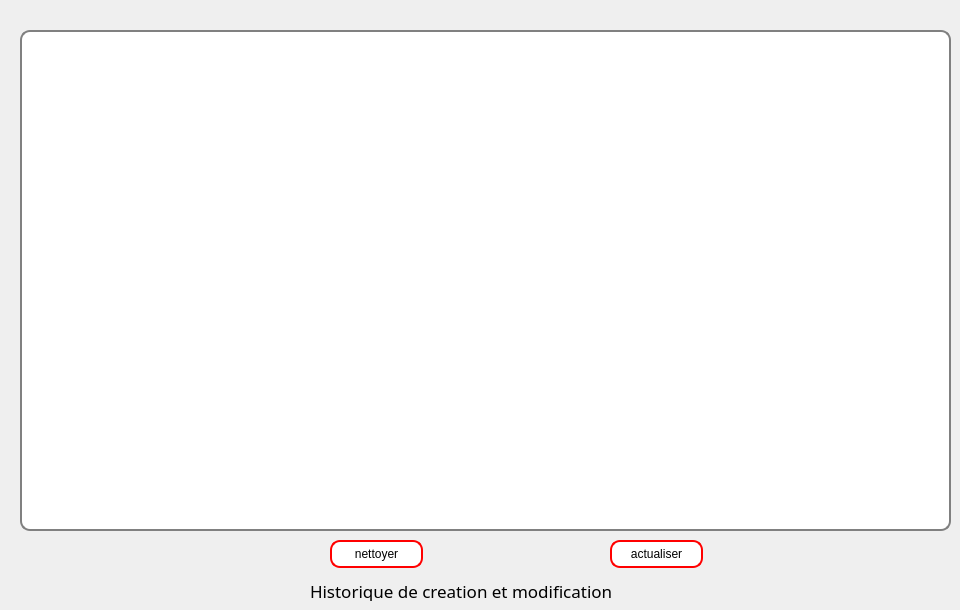
     <widget class="QWidget" name="tab_9">
      <attribute name="title">
       <string>historique</string>
      </attribute>
      <widget class="QLabel" name="label_13">
       <property name="geometry">
        <rect>
         <x>310</x>
         <y>580</y>
         <width>481</width>
         <height>21</height>
        </rect>
       </property>
       <property name="font">
        <font>
         <family>Arial Rounded MT Bold</family>
         <pointsize>13</pointsize>
         <weight>50</weight>
         <italic>false</italic>
         <bold>false</bold>
        </font>
       </property>
       <property name="styleSheet">
        <string notr="true">font: 13pt &quot;Arial Rounded MT Bold&quot;;
border:0px solid red;
</string>
       </property>
       <property name="text">
        <string>Historique de creation et modification</string>
       </property>
      </widget>
      <widget class="QPushButton" name="histbouton">
       <property name="geometry">
        <rect>
         <x>610</x>
         <y>540</y>
         <width>93</width>
         <height>28</height>
        </rect>
       </property>
       <property name="styleSheet">
        <string notr="true">QPushButton {
background-color: rgb(255, 255, 255);
color: rgb(0, 0, 0);
border-radius: 10px;
/*border-width: 3px;*/
   /* border-color: #E80F88;
    border-style: solid;*/
border: 2px solid red;
   /* border-radius: 10;*/
   /* padding: 4px;*/
    font-size: 12px;
    padding-left: 5px;
    padding-right: 5px;

}


QPushButton:hover {
background-color: qlineargradient(spread:pad, x1:0, y1:0, x2:0, y2:1, stop:0 rgb(200, 200, 255), stop:1 rgb(200, 200, 255));
color: rgb(255, 255, 255);
 border-color: #AF0171;
}</string>
       </property>
       <property name="text">
        <string>actualiser</string>
       </property>
      </widget>
      <widget class="QTextEdit" name="history">
       <property name="geometry">
        <rect>
         <x>20</x>
         <y>30</y>
         <width>931</width>
         <height>501</height>
        </rect>
       </property>
       <property name="styleSheet">
        <string notr="true">background-color: rgb(255, 255, 255);
border-radius: 10px;
border: 2px solid gray;</string>
       </property>
       <property name="readOnly">
        <bool>true</bool>
       </property>
      </widget>
      <widget class="QPushButton" name="histbouton_2">
       <property name="geometry">
        <rect>
         <x>330</x>
         <y>540</y>
         <width>93</width>
         <height>28</height>
        </rect>
       </property>
       <property name="styleSheet">
        <string notr="true">QPushButton {
background-color: rgb(255, 255, 255);
color: rgb(0, 0, 0);
border-radius: 10px;
/*border-width: 3px;*/
   /* border-color: #E80F88;
    border-style: solid;*/
border: 2px solid red;
   /* border-radius: 10;*/
   /* padding: 4px;*/
    font-size: 12px;
    padding-left: 5px;
    padding-right: 5px;

}


QPushButton:hover {
background-color: qlineargradient(spread:pad, x1:0, y1:0, x2:0, y2:1, stop:0 rgb(200, 200, 255), stop:1 rgb(200, 200, 255));
color: rgb(255, 255, 255);
 border-color: #AF0171;
}</string>
       </property>
       <property name="text">
        <string>nettoyer</string>
       </property>
      </widget>
     </widget>
